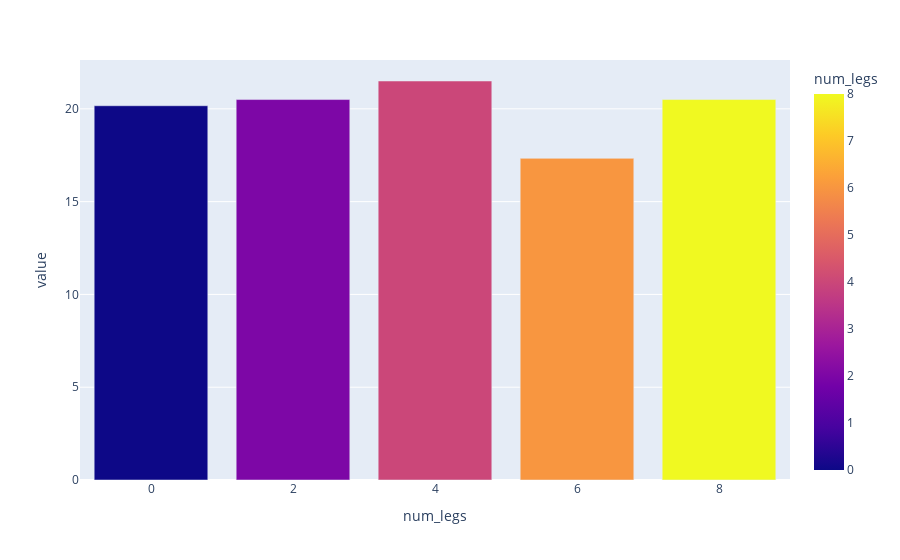

The code cell stored with this chart in its notebook:
### Code cell
# Distribuição da variável 'num_legs' em %
percentual_skin_type= df_species_eda.value_counts('num_legs') / len(df_species_eda) * 100
px.bar(percentual_skin_type, color=percentual_skin_type.index)

### Figure 1 — Plotly figure (JSON) as saved in the notebook; plotly's stock layout.template omitted (floating-point values rounded to 4 significant figures)
{"data": [{"hovertemplate": "num_legs=%{marker.color}<br>value=%{y}<extra></extra>", "legendgroup": "", "marker": {"color": [4, 8, 2, 0, 6], "coloraxis": "coloraxis", "pattern": {"shape": ""}}, "name": "", "orientation": "v", "showlegend": false, "textposition": "auto", "type": "bar", "x": [4, 8, 2, 0, 6], "xaxis": "x", "y": [21.5, 20.5, 20.5, 20.17, 17.33], "yaxis": "y"}], "layout": {"barmode": "relative", "coloraxis": {"colorbar": {"title": {"text": "num_legs"}}, "colorscale": [[0, "#0d0887"], [0.1111, "#46039f"], [0.2222, "#7201a8"], [0.3333, "#9c179e"], [0.4444, "#bd3786"], [0.5556, "#d8576b"], [0.6667, "#ed7953"], [0.7778, "#fb9f3a"], [0.8889, "#fdca26"], [1, "#f0f921"]]}, "legend": {"tracegroupgap": 0}, "margin": {"t": 60}, "xaxis": {"anchor": "y", "domain": [0, 1], "title": {"text": "num_legs"}}, "yaxis": {"anchor": "x", "domain": [0, 1], "title": {"text": "value"}}}}
